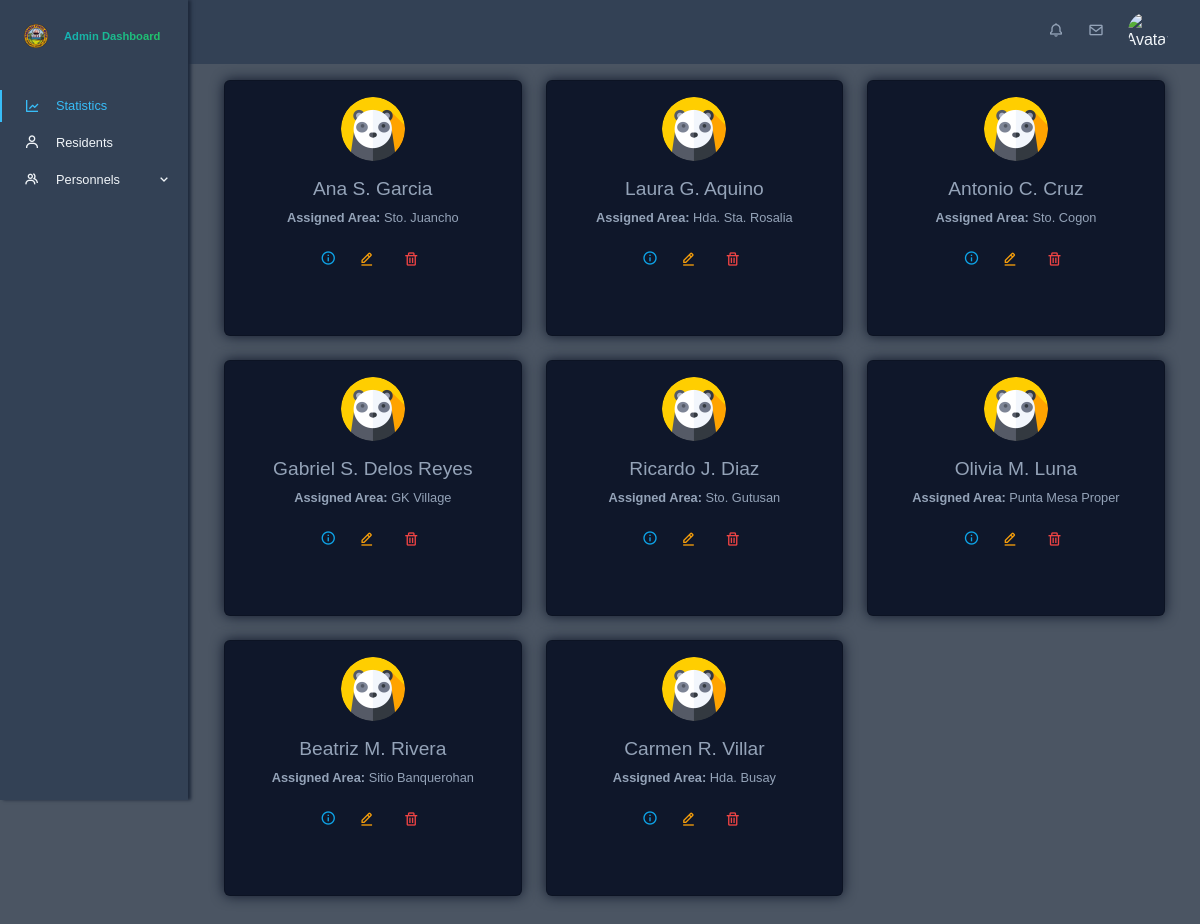
The app's page /app/views/admin/bhws.php, older data.
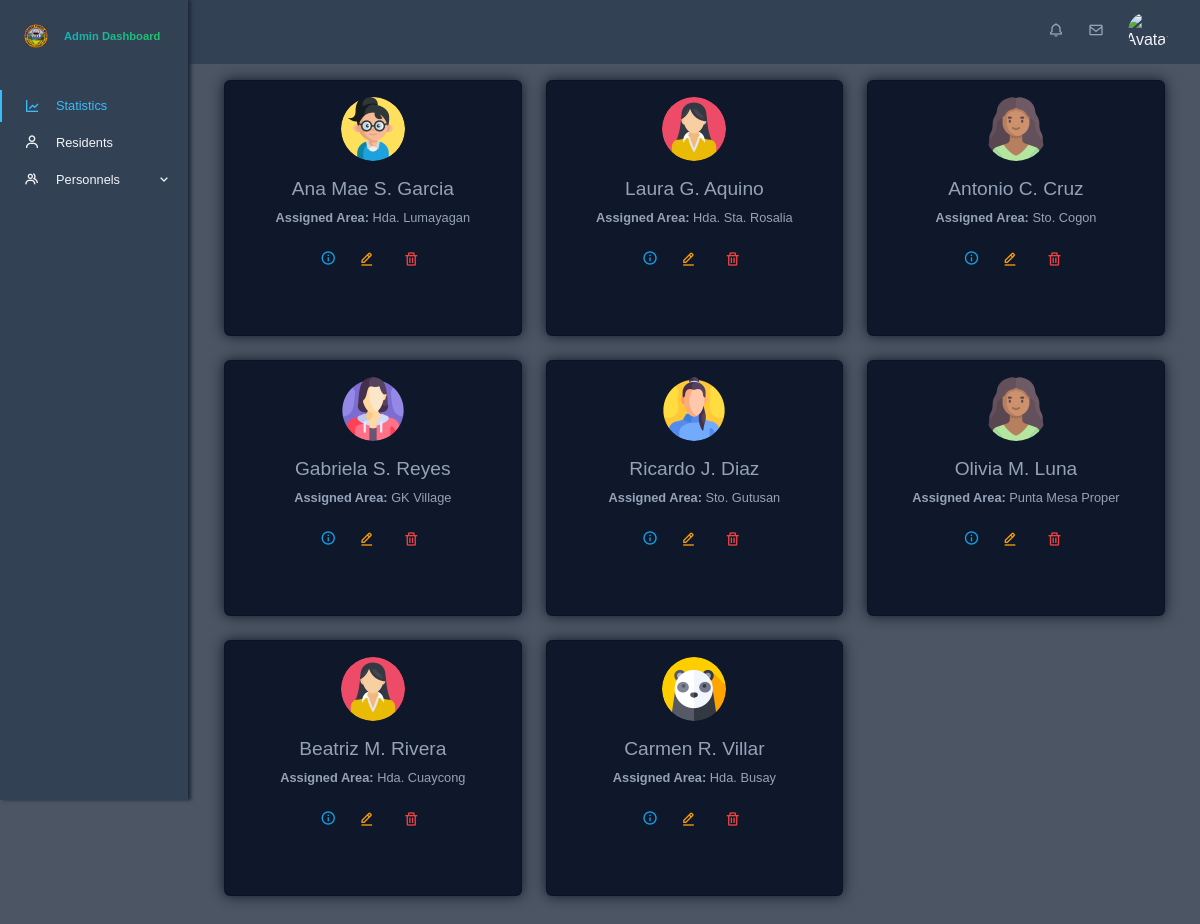
The same page, newer data.
### tables this page shows
CREATE TABLE `bhw` (
  `bhw_id` int(10) NOT NULL,
  `account_id` int(10) NOT NULL,
  `personal_info_id` int(10) NOT NULL,
  `assigned_area` int(10) NOT NULL
);

CREATE TABLE `personal_information` (
  `personal_info_id` int(10) NOT NULL,
  `lastname` varchar(255) NOT NULL,
  `firstname` varchar(255) NOT NULL,
  `middlename` varchar(255) NOT NULL,
  `date_of_birth` date DEFAULT NULL,
  `civil_status` enum('Single','Married','Widowed','Legally Separated') DEFAULT NULL,
  `educational_attainment` enum('Elementary Graduate','Elementary Undergraduate','Highschool Graduate','Highschool Undergraduate','College Graduate','College Undergraduate') DEFAULT NULL,
  `occupation` varchar(255) DEFAULT NULL,
  `religion` varchar(100) DEFAULT NULL,
  `citizenship` varchar(100) DEFAULT NULL,
  `address_id` int(10) NOT NULL,
  `sex` enum('male','female') NOT NULL,
  `phone_number` varchar(20) NOT NULL,
  `email` varchar(255) NOT NULL,
  `id_picture` varchar(255) DEFAULT NULL,
  `created_at` datetime NOT NULL DEFAULT current_timestamp(),
  `updated_at` datetime NOT NULL DEFAULT current_timestamp()
);

CREATE TABLE `address` (
  `address_id` int(10) NOT NULL,
  `address_name` varchar(255) NOT NULL,
  `address_type` enum('hda','sitio') NOT NULL
);

CREATE TABLE `accounts` (
  `account_id` int(10) NOT NULL,
  `username` varchar(255) NOT NULL,
  `password` varchar(255) NOT NULL,
  `role` enum('admin','midwife','bhw','residents') NOT NULL,
  `profile_picture` varchar(255) DEFAULT NULL,
  `isArchived` tinyint(1) NOT NULL DEFAULT 0
);

### app/models/get_bhws.php (called while the page is built)
<?php
function getBhwData($conn) {
    $sql = "SELECT
            bhw.bhw_id AS bhw_id,
            bhw.account_id AS account_id,
            bhw.personal_info_id AS personal_info_id,
            bhw.assigned_area AS assigned_area,
            personal_information.lastname AS lastname,
            personal_information.firstname AS firstname,
            personal_information.middlename AS middlename,
            personal_information.date_of_birth AS date_of_birth,
            TIMESTAMPDIFF(YEAR, personal_information.date_of_birth, CURDATE()) AS age,
            personal_information.civil_status AS civil_status,
            personal_information.educational_attainment AS educational_attainment,
            personal_information.occupation AS occupation,
            personal_information.religion AS religion,
            personal_information.citizenship AS citizenship,
            personal_information.sex AS sex,
            personal_information.phone_number AS phone_number,
            personal_information.email AS email,
            personal_information.created_at AS created_at,
            personal_information.updated_at AS updated_at,
            accounts.username AS username,
            accounts.profile_picture AS profile_picture,
            accounts.isArchived AS isArchived,
            personal_address.address_name AS personal_address_name,  -- Personal address
            assigned_address.address_name AS assigned_area_name      -- Assigned area address
            FROM bhw
            INNER JOIN personal_information ON bhw.personal_info_id = personal_information.personal_info_id
            INNER JOIN accounts ON bhw.account_id = accounts.account_id
            INNER JOIN address AS personal_address ON personal_information.address_id = personal_address.address_id  -- Join for personal address
            INNER JOIN address AS assigned_address ON bhw.assigned_area = assigned_address.address_id
            WHERE accounts.isArchived = 0";
    $result = mysqli_query($conn, $sql);
    $bhw_data = [];
    if (mysqli_num_rows($result) > 0) {
        while ($row = mysqli_fetch_assoc($result)) {
            $bhw_data[] = $row;
        }
    }
    return $bhw_data;
}
$bhw_data = getBhwData($conn);
?>

### app/views/admin/bhws.php (shortened to what this page needs)
<?php
require './config/db_config.php';
require './app/models/get_bhws.php';
?>
<!DOCTYPE html>
<html lang="en">
<head>
    <?php require './app/views/globals/head.php'; ?>
    <link rel="stylesheet" href="./public/css/admin.css">
    <link rel="stylesheet" href="./public/css/admin-bhws.css">
</head>
<body id="body-pd">
    <?php require 'partials/top_navigation.php'; ?>
    <?php require 'partials/sidebar.php'; ?>
    <div class="height-100 main-content container">
        <div class="row">
            <?php if (!empty($bhw_data)): ?>
                <?php foreach ($bhw_data as $bhw): ?>
                    <div class="col-md-4 mb-4" id="bhw-card-<?= $bhw['bhw_id']; ?>">
                        <div class="card text-center">
                            <img src="<?= !empty($bhw['profile_picture']) ? $bhw['profile_picture'] : './public/images/avatar-panda.png'; ?>" class="card-img-top rounded-circle mx-auto mt-3" alt="Profile Picture">
                            <div class="card-body">
                                <h5 class="card-title">
                                    <?= htmlspecialchars($bhw['firstname'] . ' ' . substr($bhw['middlename'], 0, 1) . '. ' . $bhw['lastname']); ?>
                                </h5>
                                <p class="card-text"><strong>Assigned Area:</strong> <?= htmlspecialchars($bhw['assigned_area_name']); ?></p>
                                <div class="mt-3">
                                    <button type="button" data-bs-toggle="modal" data-bs-target="#bhwModal<?= $bhw['bhw_id']; ?>">
                                        <i class='bx bx-info-circle'></i>
                                    </button>
                                    <button type="button" class="btn btn-warning" data-bs-toggle="modal" data-bs-target="#editBhwModal<?= $bhw['bhw_id']; ?>">
                                        <i class="bx bx-edit-alt"></i>
                                    </button>
                                    <button type="button" class="btn btn-danger" onclick="confirmDelete(<?= $bhw['bhw_id']; ?>)">
                                        <i class="bx bx-trash"></i>
                                    </button>
                                </div>
                            </div>
                        </div>
                    </div>
                <?php endforeach; ?>
            <?php else: ?>
                <p>No Barangay Health Workers found.</p>
            <?php endif; ?>
        </div>
    </div>
</body>
</html>

### app/views/globals/head.php (shortened to what this page needs)
<link href="https://cdn.jsdelivr.net/npm/bootstrap@5.3.3/dist/css/bootstrap.min.css" rel="stylesheet">
<link rel="stylesheet" href="https://cdnjs.cloudflare.com/ajax/libs/font-awesome/6.0.0-beta3/css/all.min.css">
<link rel="stylesheet" href="https://cdn.jsdelivr.net/npm/boxicons@latest/css/boxicons.min.css">
<link rel="stylesheet" href="https://cdn.jsdelivr.net/npm/bootstrap-icons@1.11.3/font/bootstrap-icons.css">

### app/views/admin/partials/top_navigation.php (shortened to what this page needs)
<header class="header" id="header">
    <div class="header_toggle">
    </div>
    <div class="avatar-menu">
        <div class="header_notifications">
            <i class='bx bx-bell nav_icon'></i>
        </div>
        <div class="header_messages">
            <i class='bx bx-envelope nav_icon'></i>
        </div>
        <div class="header_img">
            <img src="https://media.licdn.com/dms/image/D4E03AQE0NQBonGpnZw/profile-displayphoto-shrink_800_800/0/1676439696857?e=1728518400&v=beta&t=HgnEAyADaiwrZM8oMCUN9jLqZkQa6cenX5WaayXKV2k"
                alt="Avatar"
                id="avatar"
                data-bs-toggle="popover"
                data-bs-trigger="focus"
                data-bs-html="true"
                data-bs-content="<ul class='list-group'>
                                    <li class='list-group-item'>
                                        <a href='#'><i class='bx bx-user'></i> Profile</a>
                                    </li>
                                    <li class='list-group-item'>
                                        <a href='#'><i class='bx bx-cog'></i> Settings</a>
                                    </li>
                                    <li class='list-group-item'>
                                        <a href='#' class='logout-text'><i class='bx bx-log-out'></i> Logout</a>
                                    </li>
                                </ul>"
                tabindex="0">
        </div>
    </div>
</header>

### app/views/admin/partials/sidebar.php (shortened to what this page needs)
<div class="l-navbar show" id="nav-bar">
    <nav class="nav">
        <div>
            <a href="/bhcmis/admin" class="nav_logo gradient-text">
                <img src="./public/images/punta_mesa_logo.png" alt="Logo" class="admin-logo">
                <span class="nav_logo-name">Admin Dashboard</span>
            </a>
            <div class="nav_list">
                <?php
                $current_page = $_SERVER['REQUEST_URI'];
                ?>
                <a href="/bhcmis/admin" class="nav_link <?= strpos($current_page, '/admin') !== false && strpos($current_page, '/admin-residents') === false && strpos($current_page, '/admin/personnels') === false && strpos($current_page, '/admin-midwife') === false && strpos($current_page, '/admin-bhws') === false ? 'active' : '' ?>">
                    <i class='bx bx-line-chart nav_icon'></i>
                    <span class="nav_name">Statistics</span>
                </a>
                <a href="/bhcmis/admin-residents" class="nav_link <?= strpos($current_page, '/admin-residents') !== false ? 'active' : '' ?>">
                    <i class='bx bx-user nav_icon'></i>
                    <span class="nav_name">Residents</span>
                </a>
                <div class="nav-item">
                    <a class="nav_link collapsible-link <?= (strpos($current_page, '/admin/personnels') !== false || strpos($current_page, '/admin-midwife') !== false || strpos($current_page, '/admin-bhws') !== false) ? 'active' : '' ?>"
                       href="#collapseSubLinks"
                       data-bs-toggle="collapse"
                       aria-expanded="<?= (strpos($current_page, '/admin/personnels') !== false || strpos($current_page, '/admin-midwife') !== false || strpos($current_page, '/admin-bhws') !== false) ? 'true' : 'false' ?>"
                       aria-controls="collapseSubLinks"
                       style="display: flex; align-items: center;">
                        <i class='bx bx-group nav_icon'></i>
                        <span class="nav_name">Personnels</span>
                        <i class='bx bx-chevron-down nav_icon ms-auto'></i>
                    </a>
                </div>
            </div>
        </div>
    </nav>
</div>

### public/css/admin.css (style rules this page uses)
:root { --header-height: 3rem; --nav-width: 2rem; --first-color: #334155; --first-color-light: #AFA5D9; --white-color: #F7F6FB; --body-font: 'Poppins', sans-serif; --normal-font-size: 1rem; --z-fixed: 100; }
body { position: relative; margin: var(--header-height) 0 0 0; padding: 0 1rem; font-family: var(--body-font); font-size: var(--normal-font-size); background-color: #4b5563; color: #f1f5f9; }
.header { width: 100%; height: var(--header-height); position: fixed; top: 0; left: 0; display: flex; align-items: center; justify-content: space-between; padding: 0 1rem; background-color: var(--first-color); z-index: var(--z-fixed); }
.avatar-menu { display: flex; align-items: center; gap: 1.5rem; position: relative; }
.avatar-menu i { color: #94a3b8; }
.header_toggle { font-size: 1.5rem; cursor: pointer; margin-left: 0.2rem; }
.header_img { width: 35px; height: 35px; display: flex; justify-content: center; border-radius: 50%; overflow: hidden; cursor: pointer; }
.header_img img { width: 40px; }
.admin-logo { width: 1.5rem; }
.l-navbar { position: fixed; top: 0; width: var(--nav-width); height: 100vh; overflow-y: auto; background-color: var(--first-color); padding: .5rem 1rem 0 0; z-index: 1030; box-shadow: 0.2rem 0 0.2rem #1e293b; }
.nav { height: 100%; display: flex; flex-direction: column; justify-content: space-between; overflow: hidden; }
.nav_logo, .nav_link { display: grid; grid-template-columns: max-content max-content; align-items: center; column-gap: 1rem; padding: .5rem 0 .5rem 1.5rem; }
.nav_logo { margin-bottom: 2rem; }
.nav_logo-name { font-weight: 700; font-size: 0.7rem; }
.nav_link { position: relative; color: #f1f5f9; margin-bottom: 0.1rem; transition: .3s; font-size: 0.8rem; }
.nav_icon { font-size: 1rem; }
.show { left: 0; }
.active { color: #38bdf8; }
.active::before { content: ''; position: absolute; left: 0; width: 2px; height: 32px; background-color: #38bdf8; }
.height-100 { height: 100vh; }
@media screen and (min-width: 768px) { body { margin: calc(var(--header-height) + 1rem) 0 0 0; padding-left: calc(var(--nav-width) + 2rem); } }
@media screen and (min-width: 768px) { .header { height: calc(var(--header-height) + 1rem); padding: 0 2rem 0 calc(var(--nav-width) + 2rem); } }
@media screen and (min-width: 768px) { .header_img { width: 40px; height: 40px; } }
@media screen and (min-width: 768px) { .header_img img { width: 45px; } }
@media screen and (min-width: 768px) { .l-navbar { left: 0; padding: 1rem 1rem 0 0; } }
@media screen and (min-width: 768px) { .show { width: calc(var(--nav-width) + 156px); } }
.main-content { margin: 5rem auto; z-index: var(--z-fixed); padding-left: 10rem; padding-right: 1.2rem; }
a { text-decoration: none; }
.gradient-text { background-image: linear-gradient(to right, #0ea5e9, #22c55e); -webkit-background-clip: text; background-clip: text; color: transparent; }

### public/css/admin-bhws.css (style rules this page uses)
.card { background-color: #0f172a !important; color: #94a3b8; height: 16rem; box-shadow: 0 0 0.8rem #0f172a; }
.card img { height: 4rem; width: 4rem; }
.card button { border: none; background-color: transparent !important; font-size: 1rem; }
.card .bx-edit-alt { color: #f59e0b; }
.card .bx-info-circle { color: #0ea5e9; }
.card .bx-trash { color: #ef4444; }
.card-text { font-size: 0.8rem; }
.card-title { font-size: 1.2rem; }

Row changes from the older to the newer data that the page shows:
changed bhw: account.profile_picture: picture added in place of a placeholder; personal_info.lastname "Ana S. Garcia" → "Ana Mae S. Garcia"; assigned_area.address_name "Sto. Juancho" → "Hda. Lumayagan"
changed through a linked row, bhw "Laura G. Aquino": account.profile_picture: picture added in place of a placeholder
changed through a linked row, bhw "Antonio C. Cruz": account.profile_picture: picture added in place of a placeholder
changed through a linked row, bhw "GK Village": account.profile_picture: picture added in place of a placeholder; personal_info.lastname "Gabriel S. Delos Reyes" → "Gabriela S. Reyes"
changed through a linked row, bhw "Ricardo J. Diaz": account.profile_picture: picture added in place of a placeholder
changed through a linked row, bhw "Olivia M. Luna": account.profile_picture: picture added in place of a placeholder
changed bhw "Beatriz M. Rivera": account.profile_picture: picture added in place of a placeholder; assigned_area.address_name "Sitio Banquerohan" → "Hda. Cuaycong"
